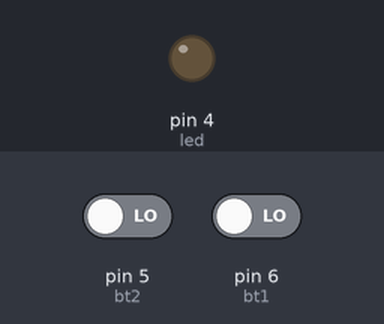
Recording of a sketch running on a simulated Arduino Uno, built with avr-gcc and run on an emulated ATmega328P. Shown: output pins drawn as LEDs (lit = HIGH). Inputs (shaded band) come from the test bench; at power-on: pin 5 (bt2) LOW, pin 6 (bt1) LOW.

Above: at 1.2 s.
1.3 s: pin 5 (bt2) driven HIGH
At 1.8 s:
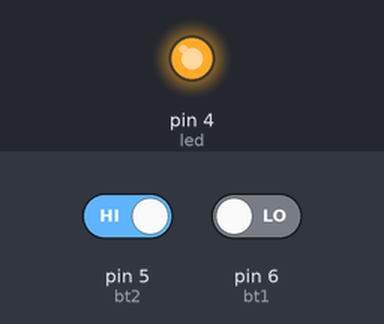
2.8 s: pin 5 (bt2) driven LOW
At 4.0 s:
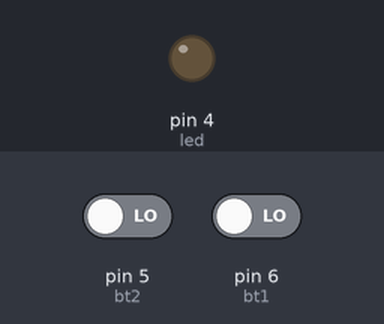
4.3 s: pin 6 (bt1) driven HIGH
At 5.2 s:
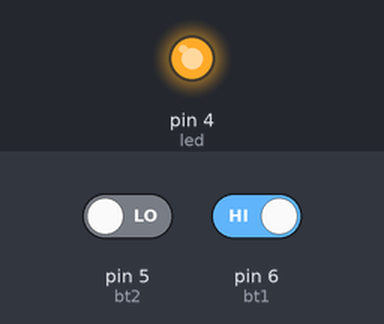
Timing chart, 0 to 7.3 s (numbered marks = the images above; inputs shaded):
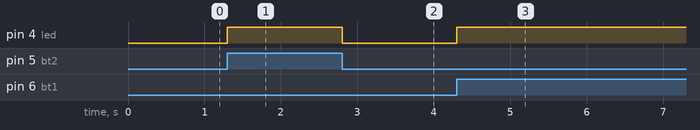

Measured:
- after the input at 1.3 s, pin 4 (led): LOW → HIGH at once
- after the input at 2.8 s, pin 4 (led): HIGH → LOW at once
- after the input at 4.3 s, pin 4 (led): LOW → HIGH at once

The sketch:

Q10.ino
```cpp
int led = 4;
int bt1 = 6;
int bt2 =5;
int bt1state = 0;
int bt2state = 0;
bool ledstate = false;

void setup() {
  pinMode(bt1, INPUT);
  pinMode(bt2, INPUT);
  pinMode(led, OUTPUT);
  digitalWrite(led, LOW);

}

void loop() {
  bt1state = digitalRead(bt1);
  bt2state = digitalRead(bt2);
  if(bt1state^bt2state){
    digitalWrite(led, HIGH);
    ledstate = true;
  }

  if(bt1state == HIGH && bt2state == HIGH){
  	digitalWrite(led, LOW);
  }
  if(bt1state==LOW && bt2state==LOW){
  	digitalWrite(led, LOW);
  }


}
```
